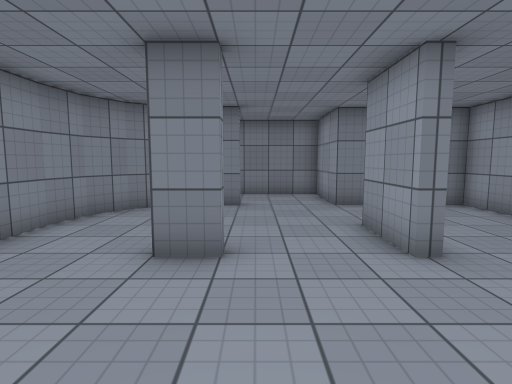
View 1 (above)

13 first-person views from a walk through a Unity game level. The camera is 1.4 m above the floor, tilts 6° down and sees 80° across. The floor is counted in squares, 1 m on a side. Each view is taken from the middle of a square. On the plan, view 1 faces up. The plan holds only what a view shows up to about 14 squares ahead; the rest is blank. Surface patterns are stand-ins for the level's own textures.

View 2
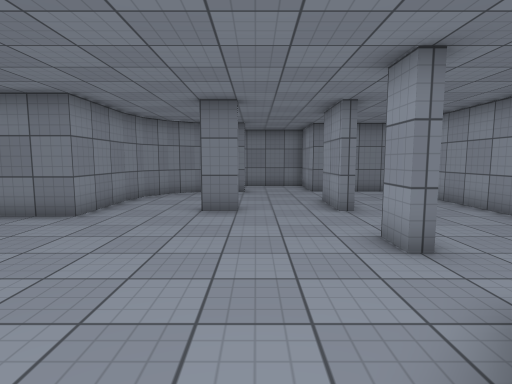

View 3
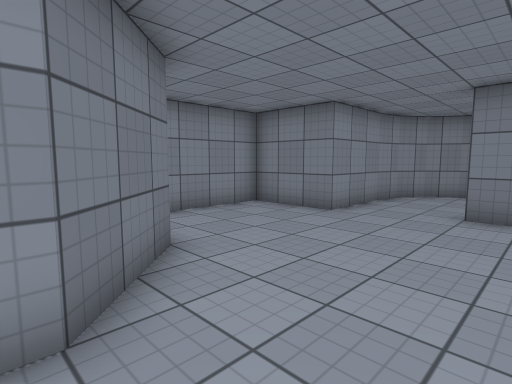

View 4
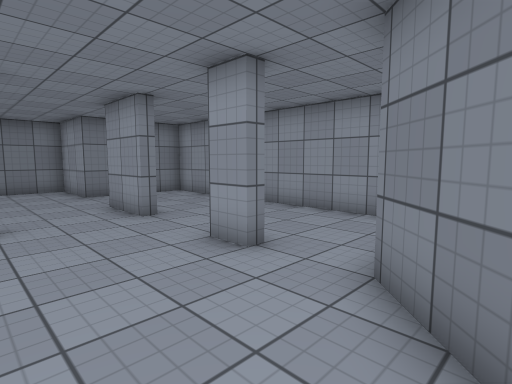

View 5
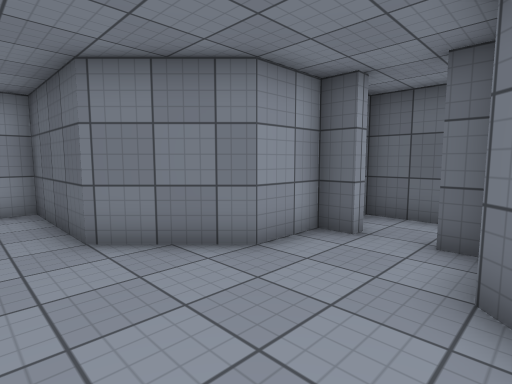

View 6
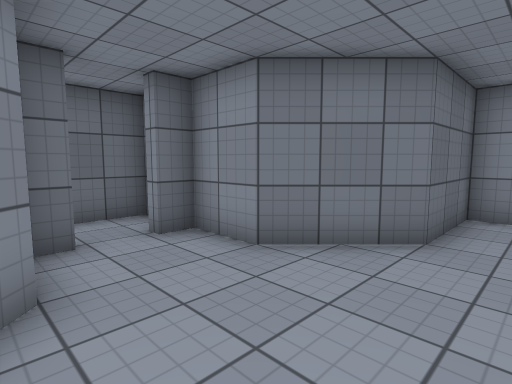

View 7
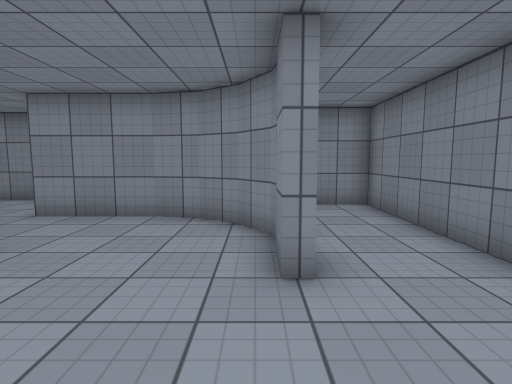

View 8
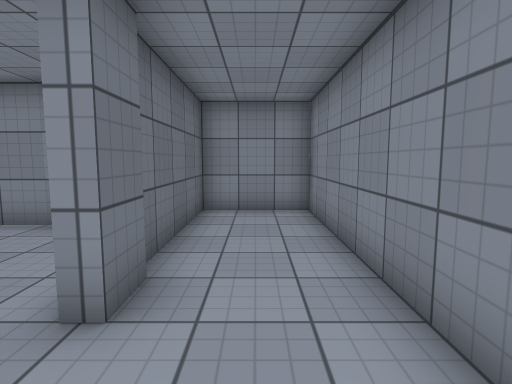

View 9
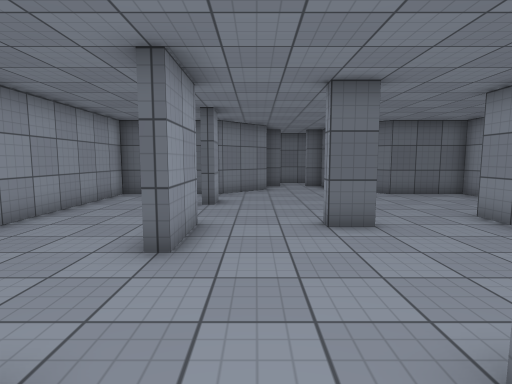

View 10
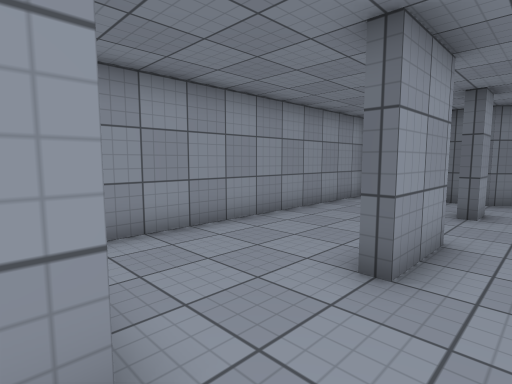

View 11
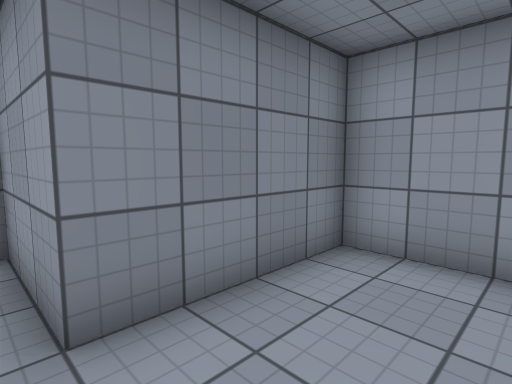

View 12
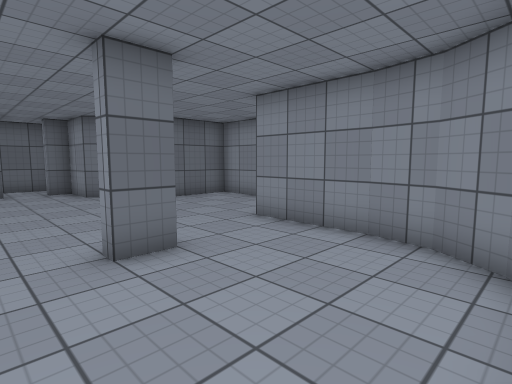

View 13
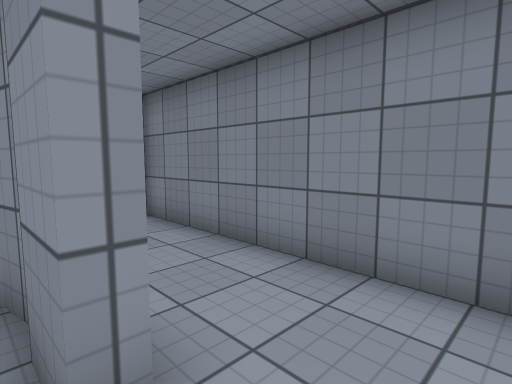

### Floor plan
Points are (right, up) in squares from view 1. A wall is a line through its corners. A room is listed if a view was taken in it or the views show most of it. See-through windows are left out.
Room 1 (views 1, 2, 3, 4, 5, 6, 7, 8, 9, 10, 11, 12, 13)
walls: (2.8, 4.3) (2.3, 4.3) (2.3, 6.5) (2.8, 6.5); (-4.5, 6.6) (-4.5, 3.5) (-7.5, 3.5) (-7.5, -1.5) (-4.5, -1.5) (-2.5, -3.5) (-2.5, -4.4); (-2, 9.4) (-2.7, 9.3) (-3.6, 8.6) (-4.3, 7.7) (-4.5, 6.5); (-1.5, 9.7) (-0.5, 9.7) (-0.5, 9.3) (-1.5, 9.3); (0.5, -4.4) (0.5, -3.5) (2.5, -1.5) (6.5, -1.5) (6.5, 9.5) (2.5, 9.5) (2.5, 12.5) (-6.5, 12.5) (-6.5, 9.5) (-2, 9.5); (-0.3, -5.3) (0.5, -5.3); (-2.5, -5.3) (-1.7, -5.3)
ways out: opening at (-1, -5.5)

Positions as (right, up) in squares from view 1, and headings:
1: (0, 0), facing up
2: (0, -4), facing up
3: (0, -4), facing up-left
4: (-1, -3), facing up-right
5: (-3, 0), facing down-right
6: (1, 0), facing down-left
7: (3, 9), facing left
8: (2, 11), facing left
9: (1, 11), facing down
10: (1, 10), facing down-right
11: (2, 7), facing up-right
12: (1, 9), facing down-left
13: (1, 9), facing up-left
